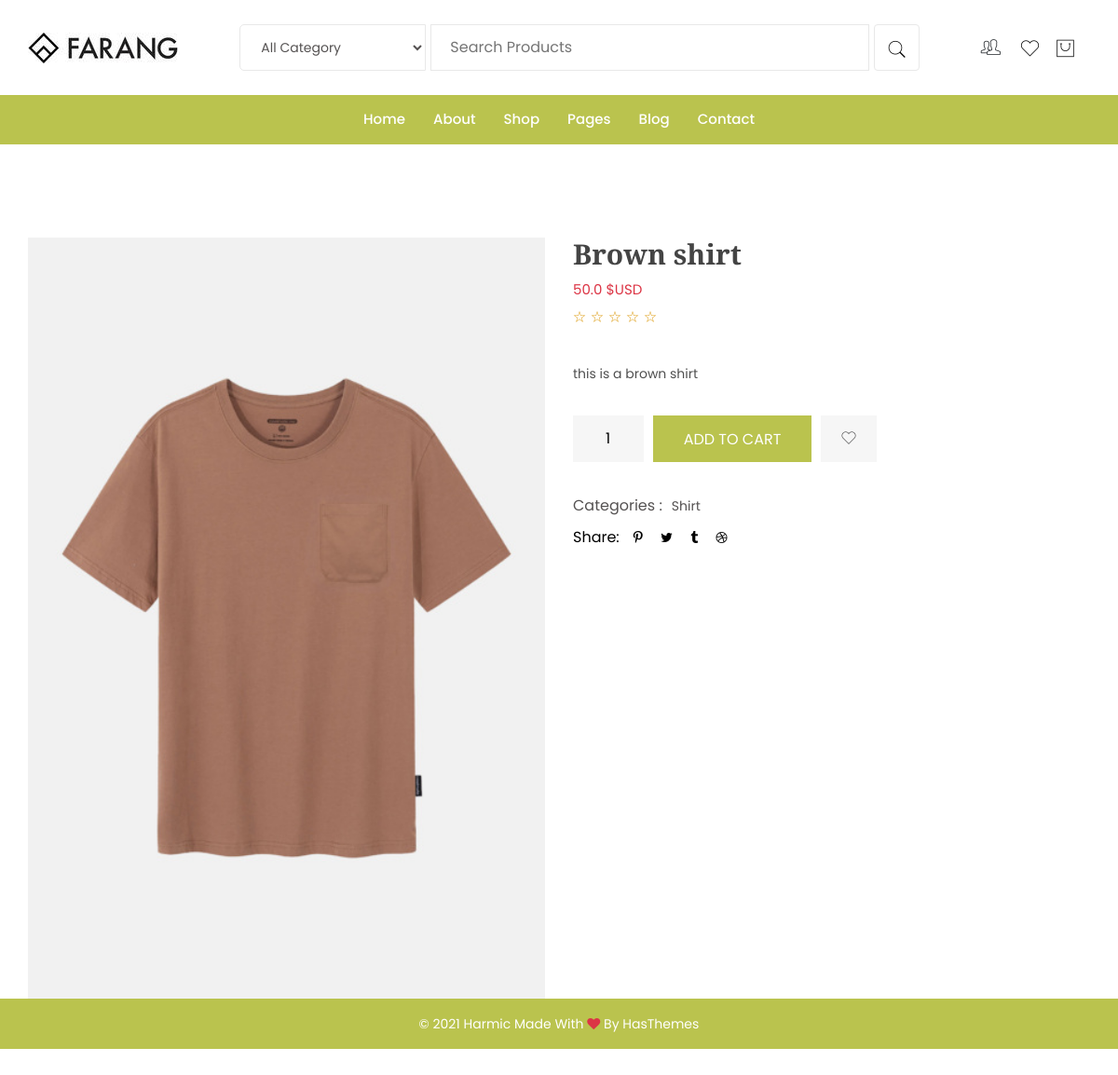
The page /products/1/ on the database as committed earlier.
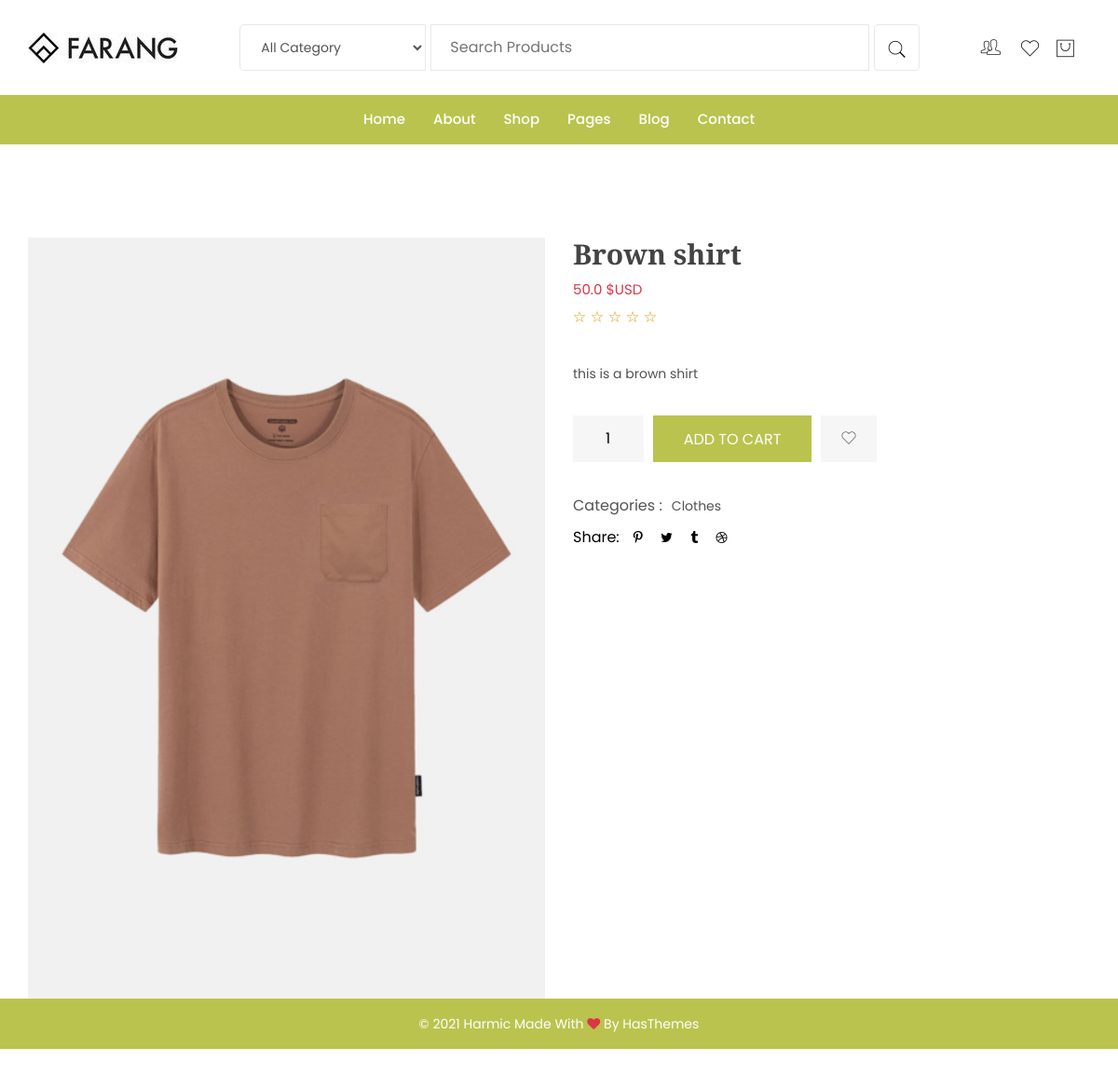
The same page on the database as committed later.
### store/models.py (models this page shows, shortened)
class Product(models.Model):
    category = models.ForeignKey(Category, on_delete=models.SET_NULL, blank=True, null=True)
    product_name = models.CharField(max_length=500, blank=True, null=True)
    price = models.FloatField(default=0.00, null=True)
    discount = models.FloatField(default=0.00, null=True)
    product_thumb = models.ImageField(null=True, blank=True)
    product_description = models.TextField(blank=True, null=True)
    unit_in_stock = models.IntegerField(null=True)
    isActive = models.BooleanField(null=True, default=True)
    createdAt = models.DateField(auto_now_add=True)
    modifiedAt = models.DateField(auto_now_add=True)

class Category(models.Model):
    cat_name = models.CharField(max_length=500, blank=True, null=True)
    cat_description = models.TextField(max_length=500, blank=True, null=True)
    isPublished = models.BooleanField(default=True, null=True, blank=True)
    createdAt = models.DateField(auto_now_add=True)

### store/views.py (the view)
# urls.py: path(r'<int:product_id>/', views.details, name='details')
def details(request, product_id):
    product = Product.objects.get(id=product_id)
    context = {'product_details': product}
    return render(request, 'store/product_details.html', context)

### templates/store/product_details.html (shortened to what the changed rows need)
{% extends 'layout/main.html' %}
{% block content %}
    <main class="main-content">
            <div class="single-product-area section-space-top-100">
                <div class="container">
                    <div class="row">
                        <div class="col-lg-6">
                            <div class="single-product-img h-100">
                                <div class="swiper-container single-product-slider">
                                    <div class="swiper-wrapper">
                                        <div class="swiper-slide">
                                            <a href="assets/images/product/large-size/2-1-555x645.jpg" class="single-img gallery-popup">
                                                <img class="img-full" src="{{ product_details.product_thumb.url}}" alt="Product Image">
                                            </a>
                                        </div>
                                    </div>
                                </div>
                            </div>
                        </div>
                        <div class="col-lg-6">
                            <div class="product-thumb-with-content row">
                                <div class="col-12 order-lg-1 order-2 pt-10 pt-lg-0">
                                    <div class="single-product-content">
                                        <h2 class="title">{{ product_details.product_name }}</h2>
                                        <div class="price-box pb-1">
                                            <span class="new-price text-danger">{{product_details.price}} $USD</span>
                                        </div>
                                        <div class="rating-box-wrap pb-7">
                                            <div class="rating-box">
                                            </div>
                                        </div>
                                        <p class="short-desc mb-6">{{ product_details.product_description }}</p>
                                        <ul class="quantity-with-btn pb-7">
                                            <li class="quantity">
                                            </li>
                                            <li class="add-to-cart">
                                            </li>
                                            <li class="wishlist-btn-wrap">
                                            </li>
                                        </ul>
                                        <div class="product-category text-matterhorn pb-2">
                                            <span class="title">Categories :</span>
                                            <ul>
                                                <li>
                                                    <a href="javascript:void(0)">{{ product_details.category.cat_name}}</a>
                                                </li>
                                            </ul>
                                        </div>
                                        <div class="social-link align-items-center pb-lg-8">
                                            <span class="title pe-3">Share:</span>
                                            <ul>
                                            </ul>
                                        </div>
                                    </div>
                                </div>
                            </div>
                        </div>
                    </div>
                </div>
            </div>
        </main>
{% endblock content %}

Rows that differ between the two databases and show on the page:
changed Product "Brown shirt": category.cat_name "Shirt" → "Clothes"
